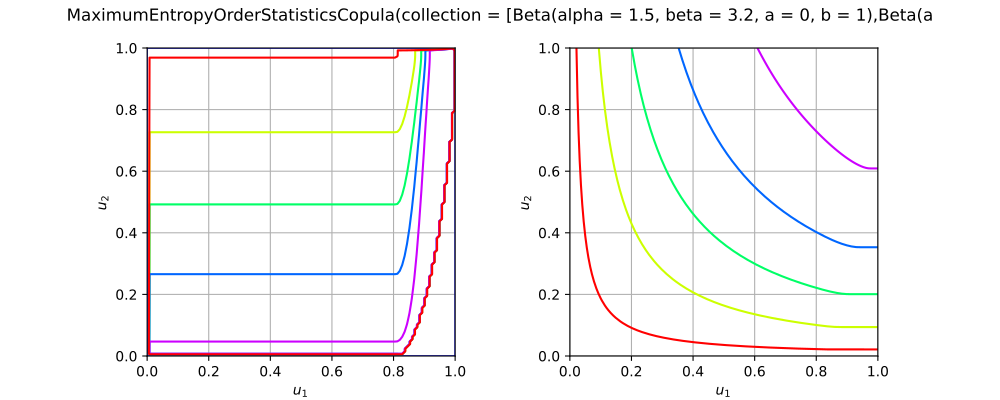

Recreate this plot in Python.
import openturns as ot
from matplotlib import pyplot as plt
from openturns.viewer import View
if ot.MaximumEntropyOrderStatisticsCopula().__class__.__name__ == 'EmpiricalBernsteinCopula':
    sample = ot.Dirichlet([1.0, 2.0, 3.0]).getSample(100)
    copula = ot.EmpiricalBernsteinCopula(sample, 4)
elif ot.MaximumEntropyOrderStatisticsCopula().__class__.__name__ == 'ExtremeValueCopula':
    copula = ot.ExtremeValueCopula(ot.SymbolicFunction("t", "t^3/2-t/2+1"))
elif ot.MaximumEntropyOrderStatisticsCopula().__class__.__name__ == 'MaximumEntropyOrderStatisticsCopula':
    marginals = [ot.Beta(1.5, 3.2, 0.0, 1.0),  ot.Beta(2.0, 4.3, 0.5, 1.2)]
    copula = ot.MaximumEntropyOrderStatisticsCopula(marginals)
elif ot.MaximumEntropyOrderStatisticsCopula().__class__.__name__ == 'NormalCopula':
    R = ot.CorrelationMatrix(2)
    R[1, 0] = 0.8
    copula = ot.NormalCopula(R)
elif ot.MaximumEntropyOrderStatisticsCopula().__class__.__name__ == 'SklarCopula':
    student = ot.Student(3.0, [1.0]*2, [3.0]*2, ot.CorrelationMatrix(2))
    copula =  ot.SklarCopula(student)
else:
    copula = ot.MaximumEntropyOrderStatisticsCopula()
if copula.getDimension() == 1:
    copula = ot.MaximumEntropyOrderStatisticsCopula(2)
copula.setDescription(['$u_1$', '$u_2$'])
pdf_graph = copula.drawPDF()
cdf_graph = copula.drawCDF()
fig = plt.figure(figsize=(10, 4))
pdf_axis = fig.add_subplot(121)
cdf_axis = fig.add_subplot(122)
View(pdf_graph, figure=fig, axes=[pdf_axis], add_legend=False, square_axes=True)
View(cdf_graph, figure=fig, axes=[cdf_axis], add_legend=False, square_axes=True)
title = str(copula)[:100].split('\n')[0]
fig.suptitle(title)
